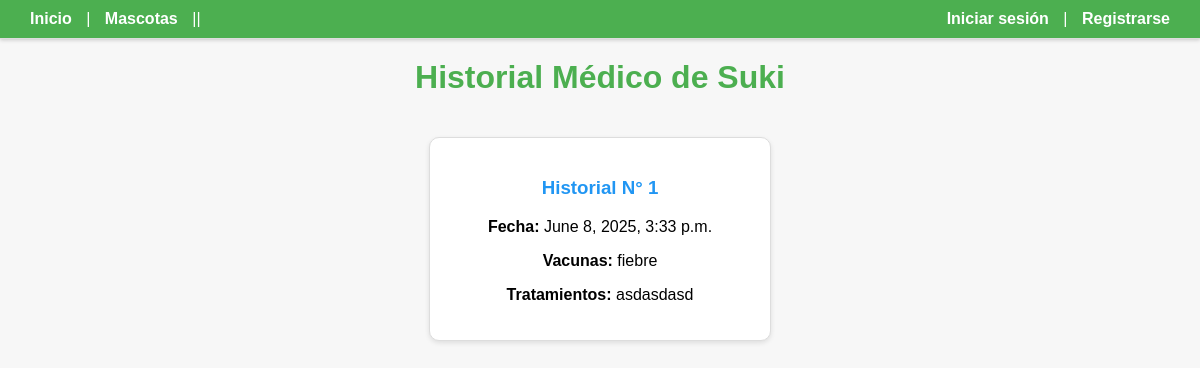
The app's page /historial/3, older data.
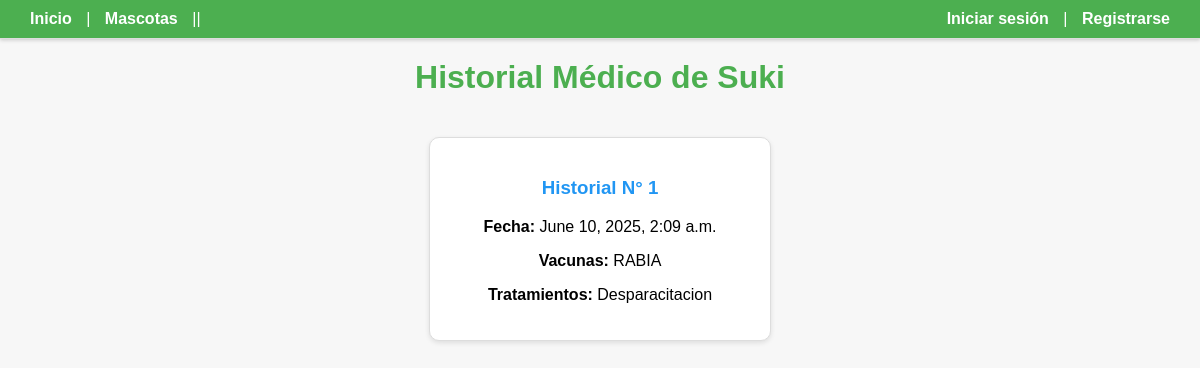
The same page, newer data.
### Mascota/models.py (models this page shows)
class Historial_medico(models.Model):
    id = models.IntegerField(primary_key=True)
    mascota_id = models.ForeignKey(Mascota, on_delete=models.CASCADE)
    fecha = models.DateTimeField(auto_now_add=True)
    vacuna = models.CharField(max_length=100)
    tratamiento = models.TextField(max_length=100)

### Mascota/views.py (the view)
# urls.py: path('historial/<int:mascota_id>',views.Historial_Mascota,name='mascota'),
def Historial_Mascota(request, mascota_id):
    mascota = get_object_or_404(Mascota, pk=mascota_id)
    historiales = Historial_medico.objects.filter(mascota_id=mascota).order_by('-fecha')
    return render(request, 'Mascota/historial.html', {
        'mascota': mascota,
        'historiales': historiales
    })

### Mascota/templates/Mascota/historial.html (shortened to what this page needs)
{% extends 'pagina/base.html' %}
{% block content %}
<h1 style="text-align: center; color: #4CAF50; margin-top: 20px;">Historial Médico de {{ mascota.nombre }}</h1>
<div style="max-width: 1000px; margin: 0 auto; padding: 20px;">
  {% if historiales %}
    <div style="display: flex; flex-wrap: wrap; justify-content: center; gap: 20px;">
      {% for historial in historiales %}
        <div style="background: white; border: 1px solid #ddd; border-radius: 10px; padding: 20px; width: 300px; box-shadow: 0 2px 5px rgba(0,0,0,0.1); text-align: center;">
          <h3 style="color: #2196F3;">Historial N° {{ historial.id }}</h3>
          <p><strong>Fecha:</strong> {{ historial.fecha }}</p>
          <p><strong>Vacunas:</strong> {{ historial.vacuna }}</p>
          <p><strong>Tratamientos:</strong> {{ historial.tratamiento }}</p>
        </div>
      {% endfor %}
    </div>
  {% else %}
    <div style="max-width: 500px; margin: 50px auto; padding: 20px; background: #fff3cd; color: #856404; border: 1px solid #ffeeba; border-radius: 10px; text-align: center;">
      Esta mascota no tiene historial médico registrado.
    </div>
  {% endif %}
</div>
{% endblock %}

Row changes from the older to the newer data that the page shows:
changed Historial_medico id 1: fecha "June 8, 2025, 3:33 p.m." → "June 10, 2025, 2:09 a.m."; vacuna "fiebre" → "RABIA"; tratamiento "asdasdasd" → "Desparacitacion"
